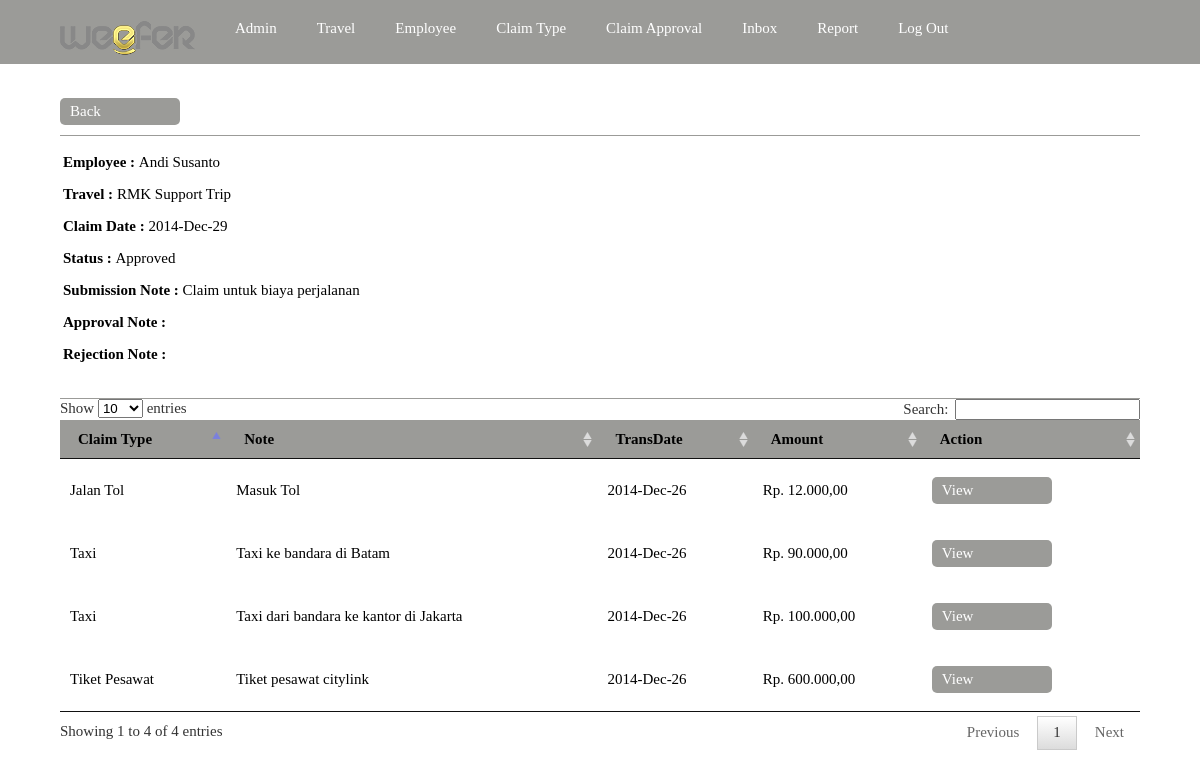
Screenshot of /claim/adminarea/viewclaim.php?Id=37 (signed in) with the database file from the repository.
### tables this page shows
CREATE TABLE `employee` (
  `Id` int(10) unsigned NOT NULL AUTO_INCREMENT,
  `Code` varchar(20) NOT NULL,
  `Name` varchar(50) NOT NULL,
  `UserName` varchar(45) NOT NULL,
  `StoredPassword` varchar(100) NOT NULL,
  `IsActive` tinyint(1) NOT NULL,
  `LockField` int(10) unsigned DEFAULT NULL,
  `ChangePasswordOnLogIn` tinyint(1) NOT NULL,
  PRIMARY KEY (`Id`),
  UNIQUE KEY `i_employee_code` (`Code`),
  UNIQUE KEY `i_employee_username` (`UserName`)
);

CREATE TABLE `travel` (
  `Id` int(10) unsigned NOT NULL AUTO_INCREMENT,
  `Name` varchar(80) NOT NULL,
  `StartDate` datetime NOT NULL,
  `UntilDate` datetime NOT NULL,
  `LockField` int(10) unsigned DEFAULT NULL,
  `Closed` tinyint(1) NOT NULL,
  PRIMARY KEY (`Id`)
);

CREATE TABLE `claimtransaction` (
  `Id` int(10) unsigned NOT NULL AUTO_INCREMENT,
  `Employee` int(10) unsigned NOT NULL,
  `ClaimDate` datetime NOT NULL,
  `Travel` int(10) unsigned NOT NULL,
  `Status` int(10) unsigned NOT NULL,
  `SubmissionNote` varchar(150) DEFAULT NULL,
  `ApprovalNote` varchar(150) DEFAULT NULL,
  `RejectionNote` varchar(150) DEFAULT NULL,
  `LockField` int(10) unsigned DEFAULT NULL,
  `ProcessedDate` datetime DEFAULT NULL,
  PRIMARY KEY (`Id`),
  KEY `FK_claimtransaction_travel` (`Travel`),
  KEY `FK_claimtransaction_employee` (`Employee`),
  CONSTRAINT `FK_claimtransaction_employee` FOREIGN KEY (`Employee`) REFERENCES `employee` (`Id`),
  CONSTRAINT `FK_claimtransaction_travel` FOREIGN KEY (`Travel`) REFERENCES `travel` (`Id`)
);

CREATE TABLE `claimtransactiondetail` (
  `Id` int(10) unsigned NOT NULL AUTO_INCREMENT,
  `ClaimTransaction` int(10) unsigned NOT NULL,
  `ClaimType` int(10) unsigned NOT NULL,
  `Amount` decimal(18,2) NOT NULL,
  `TransDate` datetime NOT NULL,
  `Note` varchar(100) DEFAULT NULL,
  `LockField` int(10) unsigned DEFAULT NULL,
  `Attachment` varchar(80) DEFAULT NULL,
  PRIMARY KEY (`Id`),
  KEY `FK_claimtransactiondetail_claimtype` (`ClaimType`),
  KEY `FK_claimtransactiondetail_claimtransaction` (`ClaimTransaction`),
  CONSTRAINT `FK_claimtransactiondetail_claimtransaction` FOREIGN KEY (`ClaimTransaction`) REFERENCES `claimtransaction` (`Id`),
  CONSTRAINT `FK_claimtransactiondetail_claimtype` FOREIGN KEY (`ClaimType`) REFERENCES `claimtype` (`Id`)
);

CREATE TABLE `claimtype` (
  `Id` int(10) unsigned NOT NULL AUTO_INCREMENT,
  `Code` varchar(20) NOT NULL,
  `Name` varchar(50) NOT NULL,
  `IsActive` tinyint(1) NOT NULL,
  `LockField` int(10) unsigned DEFAULT NULL,
  PRIMARY KEY (`Id`),
  UNIQUE KEY `i_claimtype_code` (`Code`)
);

### claim/classes/ClaimTransaction.php (called while the page is built, shortened)
<?php include_once('BaseObject.php'); ?>
<?php include_once('GlobalFunction.php'); ?>
<?php include_once('ClaimTransactionDetail.php'); ?>
<?php
class ClaimTransaction extends BaseObject{
    public $Status;
    public static function getStatusOptions(){
        return array(
        self::STATUS_ENTERED =>'Entered',
        self::STATUS_SUBMITTED =>'Submitted',
        self::STATUS_APPROVED =>'Approved',
        self::STATUS_REJECTED =>'Rejected',
        );
    }
    public function getStatusText(){
        $tmpStatusOptions = ClaimTransaction::getStatusOptions();
        return isset($tmpStatusOptions[$this->Status]) ? $tmpStatusOptions[$this->Status] : "unknown status {$this->Status}";
    }
   public function get_ClaimTransactionDetail($page=0,$totalitem=0){
       return ClaimTransactionDetail::LoadCollection($this->get_mySQLi(),"ClaimTransaction = ".$this->Id,'Id ASC',$page,$totalitem);
   }
   public static function GetObjectByKey($mySQLi, $Id){
       if($result = $mySQLi->query("SELECT * FROM ".self::TABLENAME." WHERE Id = ".$mySQLi->real_escape_string($Id)." LIMIT 1")){
           if($row = $result->fetch_array()){
               $tmpClaimTransaction = new ClaimTransaction($mySQLi);
               $tmpClaimTransaction->Id = $row['Id'];
               $tmpClaimTransaction->Travel = $row['Travel'];
               $tmpClaimTransaction->Employee = $row['Employee'];
               $tmpClaimTransaction->Status = $row['Status'];
               $tmpClaimTransaction->SubmissionNote = $row['SubmissionNote'];
               $tmpClaimTransaction->ApprovalNote = $row['ApprovalNote'];
               $tmpClaimTransaction->RejectionNote = $row['RejectionNote'];
               $tmpClaimTransaction->ClaimDate = strtotime($row['ClaimDate']);
               $tmpClaimTransaction->ProcessedDate = strtotime($row['ProcessedDate']);
               $tmpClaimTransaction->LockField = $row['LockField'];
               return $tmpClaimTransaction;
           }
           else
           {
               return false;
           }
       }
       else
       {
           throw new InvalidQueryException;
       }
   }
}
?>

### claim/classes/Employee.php (called while the page is built, shortened)
<?php
class Employee extends UserBase{
   public static function GetObjectByKey($mySQLi, $Id){
       if($result = $mySQLi->query("SELECT * FROM ".self::TABLENAME." WHERE Id = ".$mySQLi->real_escape_string($Id)." LIMIT 1")){
           if($row = $result->fetch_array()){
               $tmpEmployee = new Employee($mySQLi);
               $tmpEmployee->Id = $row['Id'];
               $tmpEmployee->StoredPassword = $row['StoredPassword'];
               $tmpEmployee->IsActive = $row['IsActive'];
               $tmpEmployee->Code = $row['Code'];
               $tmpEmployee->UserName = $row['UserName'];
               $tmpEmployee->Name = $row['Name'];
               $tmpEmployee->ChangePasswordOnLogIn = $row['ChangePasswordOnLogIn'];
               $tmpEmployee->LockField = $row['LockField'];
               return $tmpEmployee;
           }
           else
           {
               return false;
           }
       }
       else
       {
           throw new InvalidQueryException;
       }
   }
}
?>

### claim/classes/Travel.php (called while the page is built, shortened)
<?php include_once('BaseObject.php'); ?>
<?php include_once('GlobalFunction.php'); ?>
<?php
class Travel extends BaseObject{
   public static function GetObjectByKey($mySQLi, $Id){
       if($result = $mySQLi->query("SELECT * FROM ".self::TABLENAME." WHERE Id = ".$mySQLi->real_escape_string($Id)." LIMIT 1")){
           if($row = $result->fetch_array()){
               $tmpTravel = new Travel($mySQLi);
               $tmpTravel->Id = $row['Id'];
               $tmpTravel->StartDate = strtotime($row['StartDate']);
               $tmpTravel->UntilDate = strtotime($row['UntilDate']);
               $tmpTravel->Closed = $row['Closed'];
               $tmpTravel->Name = $row['Name'];
               $tmpTravel->LockField = $row['LockField'];
               return $tmpTravel;
           }
           else
           {
               return false;
           }
       }
       else
       {
           throw new InvalidQueryException;
       }
   }
}
?>

### claim/classes/BaseObject.php (called while the page is built, shortened)
<?php
abstract class BaseObject{
	protected $Id;
	private $mySQLi;
	public function __construct($mySQLi){
		$this->mySQLi = $mySQLi;
	}
	public function get_mySQLi(){
		return $this->mySQLi;
	}
	public function get_Id(){
		return $this->Id;
	}
}
?>

### claim/classes/ClaimTransactionDetail.php (called while the page is built, shortened)
<?php include_once('BaseObject.php'); ?>
<?php include_once('GlobalFunction.php'); ?>
<?php
class ClaimTransactionDetail extends BaseObject{
   public static function LoadCollection($mySQLi, $Criteria = '1 = 1',$sort='',$page=0,$totalitem=0){
       $tmpQuery = "SELECT  * FROM ".self::TABLENAME." WHERE ".$mySQLi->real_escape_string($Criteria);
       if ($sort != ''){ $tmpQuery .= " "."ORDER BY ".$sort; }
       if ($result = $mySQLi->query($tmpQuery)){
           $ClaimTransactionDetails = array();
           while ($row = $result->fetch_array()){
               $tmpClaimTransactionDetail = new ClaimTransactionDetail($mySQLi);
               $tmpClaimTransactionDetail->Id = $row['Id'];
               $tmpClaimTransactionDetail->LockField = $row['LockField'];
               $tmpClaimTransactionDetail->Note = $row['Note'];
               $tmpClaimTransactionDetail->TransDate = strtotime($row['TransDate']);
               $tmpClaimTransactionDetail->Attachment = $row['Attachment'];
               $tmpClaimTransactionDetail->ClaimTransaction = $row['ClaimTransaction'];
               $tmpClaimTransactionDetail->Amount = $row['Amount'];
               $tmpClaimTransactionDetail->ClaimType = $row['ClaimType'];
               $ClaimTransactionDetails[] = $tmpClaimTransactionDetail;
           }
           return $ClaimTransactionDetails;
       }
       else
       {
           throw new InvalidQueryException;
       }
   }
}
?>

### claim/classes/ClaimType.php (called while the page is built, shortened)
<?php include_once('BaseObject.php'); ?>
<?php
class ClaimType extends BaseObject{
   public static function GetObjectByKey($mySQLi, $Id){
       if($result = $mySQLi->query("SELECT * FROM ".self::TABLENAME." WHERE Id = ".$mySQLi->real_escape_string($Id)." LIMIT 1")){
           if($row = $result->fetch_array()){
               $tmpClaimType = new ClaimType($mySQLi);
               $tmpClaimType->Id = $row['Id'];
               $tmpClaimType->Code = $row['Code'];
               $tmpClaimType->IsActive = $row['IsActive'];
               $tmpClaimType->Name = $row['Name'];
               $tmpClaimType->LockField = $row['LockField'];
               return $tmpClaimType;
           }
           else
           {
               return false;
           }
       }
       else
       {
           throw new InvalidQueryException;
       }
   }
}
?>

### claim/classes/GlobalFunction.php (called while the page is built, shortened)
<?php
class GlobalFunction{
    public static function getIndonesianMoneyString($number)
    {
        return "Rp. ".number_format ($number,2,",",".");
    }
}
?>

### claim/adminarea/viewclaim.php (the view, shortened to what this page needs)
<?php
include_once('../classes/ClaimTransaction.php');
include_once('../classes/GlobalFunction.php');
include_once('../classes/Employee.php');
include_once('../classes/Travel.php');
include_once('../classes/ClaimType.php');
$Conn = Connection::get_DefaultConnection();
$ClaimTransaction = ClaimTransaction::GetObjectByKey($Conn, $_GET['Id']);
?>
<?php include('header.php');?>
<div class="view_data">
   <a class="backlink" href="claimapproval.php">Back</a><br/><br/>
<table>
<tr>
<td>
    <p><b>Employee : </b><?php $employee = Employee::GetObjectByKey($Conn,$ClaimTransaction->Employee); echo $employee->Name;?></p>
    <p><b>Travel : </b><?php $travel = Travel::GetObjectByKey($Conn,$ClaimTransaction->Travel); echo $travel->Name;?></p>
    <p><b>Claim Date : </b><?php echo date('Y-M-d',$ClaimTransaction->ClaimDate); ?></p>
    <p><b>Status : </b><?php echo $ClaimTransaction->getStatusText(); ?></p>
    <p><b>Submission Note : </b><?php echo $ClaimTransaction->SubmissionNote; ?></p>
    <p><b>Approval Note : </b><?php echo $ClaimTransaction->ApprovalNote; ?></p>
    <p><b>Rejection Note : </b><?php echo $ClaimTransaction->RejectionNote; ?></p><br>
</td>
<td>
</td>
</tr>
</table>
<table id="datatable">
        <thead>
            <tr>
                <th>Claim Type</th>
                <th>Note</th>
                <th>TransDate</th>
                <th>Amount</th>
                <th>Action</th>
            </tr>
        </thead>
    <tbody>
    <?php
        $Details = $ClaimTransaction->get_ClaimTransactionDetail();
        foreach($Details as $detail){
            ?>
            <tr>
                <td><?php $ClaimType = ClaimType::GetObjectByKey($Conn,$detail->ClaimType);echo $ClaimType->Name; ?></td>
                <td><?php echo $detail->Note; ?></td>
                <td><?php echo date('Y-M-d',$detail->TransDate); ?></td>
                <td><?php echo GlobalFunction::getIndonesianMoneyString($detail->Amount); ?></td>
                <td>
                    <a href="viewclaimdetail.php?Id=<?php echo $detail->get_Id();?>">View</a>
                </td>
            </tr>
            <?php
        }
    ?>
    </tbody>
</table>
</div>
<?php include('footer.php');?>

### claim/adminarea/css/weefer_claim.css (style rules this page uses)
body { margin: 0; padding: 0; }
.view_data { font: 15px "Tahoma"; padding: 20px 60px; }
.view_data a:link, .view_data a:visited { padding: 5px 10px; margin: 10px 5px 10px 0; display: block; width: 100px; float: left; background: #9B9B98; border: none; color: #FFF; text-decoration: none; border-radius: 5px; }
.view_data table { clear: both; width: 100%; border-top: 1px solid #9B9B98; border-bottom: 1px solid #9B9B98; }
.view_data table thead { background: #9B9B98; }
.view_data table th { text-align: left; }

### rows the page displays
employee: Name "Andi Susanto"
travel: Name "RMK Support Trip"
claimtransaction: ClaimDate "2014-Dec-29", Status "Approved", SubmissionNote "Claim untuk biaya perjalanan"
claimtransactiondetail: ClaimType.Name "Tiket Pesawat", Note "Tiket pesawat citylink", TransDate "2014-Dec-26", Amount "Rp. 600.000,00"
claimtransactiondetail: ClaimType.Name "Taxi", Note "Taxi ke bandara di Batam", TransDate "2014-Dec-26", Amount "Rp. 90.000,00"
claimtransactiondetail: ClaimType.Name "Taxi", Note "Taxi dari bandara ke kantor di Jakarta", TransDate "2014-Dec-26", Amount "Rp. 100.000,00"
claimtransactiondetail: ClaimType.Name "Jalan Tol", Note "Masuk Tol", TransDate "2014-Dec-26", Amount "Rp. 12.000,00"
